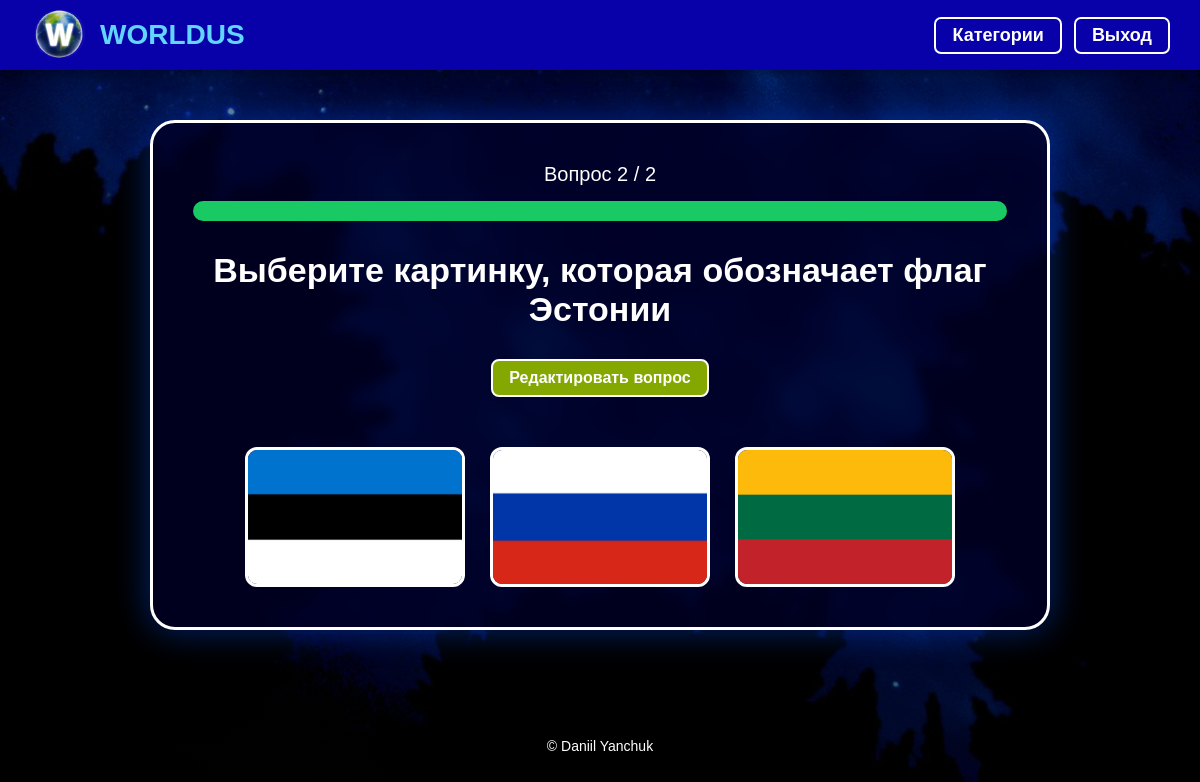
The app's page /question.php?level=1&category=1&q=1 (signed in) with its own data.
### tables this page shows
CREATE TABLE `questions` (
  `id` int(11) NOT NULL,
  `level_id` int(11) DEFAULT NULL,
  `question_text` text DEFAULT NULL,
  `image` varchar(255) DEFAULT NULL,
  `type` enum('input','choice','image') DEFAULT 'choice'
);

CREATE TABLE `answers` (
  `id` int(11) NOT NULL,
  `question_id` int(11) DEFAULT NULL,
  `answer_text` varchar(255) DEFAULT NULL,
  `image` varchar(255) DEFAULT NULL,
  `is_correct` tinyint(1) DEFAULT NULL
);

### question.php (the view, shortened to what this page needs)
<?php
include "config/db.php";
include "includes/header.php";
$user_id = (int)$_SESSION['user_id'];
$is_admin = false;
$user_role = $conn->query("
    SELECT role
    FROM users
    WHERE id = $user_id
    LIMIT 1
");
if ($user_role && $user_role->num_rows > 0) {
    $role_data = $user_role->fetch_assoc();
    $is_admin = ($role_data['role'] === 'admin');
}
$level_id = isset($_GET['level'])
    ? (int)$_GET['level']
    : 0;
$q = isset($_GET['q'])
    ? (int)$_GET['q']
    : 0;
$questions = $conn->query("
    SELECT *
    FROM questions
    WHERE level_id = $level_id
    ORDER BY id ASC
");
$questions_array = [];
while ($row = $questions->fetch_assoc()) {
    $questions_array[] = $row;
}
$total_questions = count($questions_array);
?>
<?php
$current_question = $questions_array[$q];
$answers = $conn->query("
    SELECT *
    FROM answers
    WHERE question_id = {$current_question['id']}
");
?>
<div class="question-page">
    <div class="question-box">
        <div class="progress-text">
            Вопрос <?= $q + 1 ?> / <?= $total_questions ?>
        </div>
        <div class="progress-bar">
            <div class="progress-fill"
                 style="width: <?= (($q + 1) / $total_questions) * 100 ?>%">
            </div>
        </div>
        <h1 class="question-title">
            <?= $current_question['question_text'] ?>
        </h1>
        <?php if ($is_admin): ?>
            <a href="edit_question.php?id=<?= $current_question['id'] ?>" class="admin-edit-question-btn">
                Редактировать вопрос
            </a>
        <?php endif; ?>
        <?php if ($current_question['type'] == 'input') { ?>
            <div class="input-answer-box">
                <?php
                $correct_answer = $answers->fetch_assoc();
                ?>
                <input
                    type="text"
                    id="textAnswer"
                    class="text-answer"
                    placeholder="Введите ответ"
                    data-correct="<?= htmlspecialchars(mb_strtolower(trim($correct_answer['answer_text']))) ?>"
                >
                <button
                    type="button"
                    class="next-btn"
                    id="checkInputBtn"
                >
                    Проверить
                </button>
                <p id="inputResult" class="input-result"></p>
            </div>
        <?php } elseif ($current_question['type'] == 'image') { ?>
            <div class="image-answers">
                <?php while ($answer = $answers->fetch_assoc()) { ?>
                    <button
                        class="image-answer answer-btn"
                        data-correct="<?= $answer['is_correct'] ?>"
                        type="button"
                    >
                        <img src="<?= $answer['image'] ?>" alt="answer image">
                    </button>
                <?php } ?>
            </div>
        <?php } ?>
    </div>
</div>
<?php include "includes/footer.php"; ?>

### assets/css/style.css (style rules this page uses)
* { margin: 0; padding: 0; box-sizing: border-box; font-family: Arial, Helvetica, sans-serif; }
body { min-height: 100vh; color: white; background: linear-gradient(rgba(0,0,0,0.45), rgba(0,0,0,0.65)), url("../images/bc.jpg") center/cover fixed no-repeat; }
.question-page { width: 100%; display: flex; justify-content: center; align-items: center; padding: 50px 20px; }
.question-box { width: 900px; max-width: 100%; background: rgba(0,0,40,0.75); border: 3px solid white; border-radius: 25px; padding: 40px; text-align: center; backdrop-filter: blur(6px); box-shadow: 0 0 35px rgba(0, 80, 255, 0.45); }
.question-title { color: white; font-size: 34px; margin-top: 30px; margin-bottom: 30px; }
.answer-btn { background: rgba(255,255,255,0.1); border: 2px solid white; color: white; padding: 18px; border-radius: 15px; font-size: 20px; cursor: pointer; transition: 0.3s; }
.image-answers { display: flex; justify-content: center; gap: 25px; flex-wrap: wrap; margin-top: 30px; }
.image-answer { width: 220px; height: 140px; padding: 0; border: 3px solid white; border-radius: 12px; overflow: hidden; cursor: pointer; transition: 0.3s; background: rgba(255,255,255,0.08); }
.image-answer img { width: 100%; height: 100%; object-fit: cover; }
.progress-text { color: white; margin-bottom: 15px; font-size: 20px; }
.progress-bar { width: 100%; height: 20px; background: #222; border-radius: 20px; overflow: hidden; }
.progress-fill { height: 100%; background: #18c964; }
.admin-edit-question-btn { display: inline-block; margin-bottom: 20px; padding: 8px 16px; border: 2px solid white; border-radius: 8px; background: #85a800; color: white; font-weight: bold; text-decoration: none; transition: 0.3s; }

### records on screen
questions: question_text "Выберите картинку, которая обозначает флаг Эстонии"
answers: image (picture)
answers: image (picture)
answers: image (picture)

### other values on screen
$q + 1 "2"
$total_questions "2"
